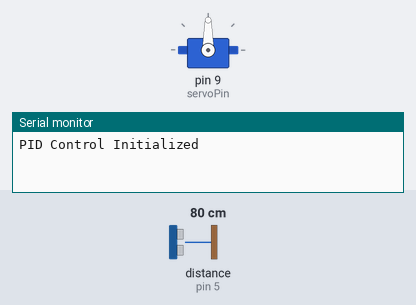
Bench run of a sketch on a simulated Arduino Uno, built with avr-gcc and run on an emulated ATmega328P. On the bench: servo, the last lines printed to the serial monitor. Wiring (inferred from the names in the program): ultrasonic range finder: trigger pin 6; echo pin 5. Inputs (shaded band) come from the test bench; at power-on: distance to the obstacle (sensor on pin 5) 80 cm. The echo pulse lasts 58.3 µs per cm.

Above: at 0.01 s.
At 1.2 s:
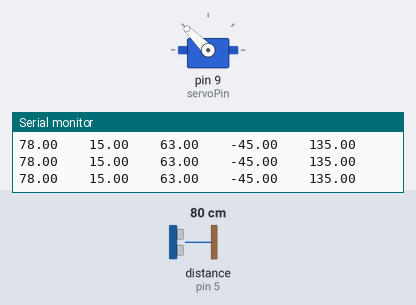
1.3 s: distance to the obstacle (sensor on pin 5) set to 120 cm
4.3 s: distance to the obstacle (sensor on pin 5) set to 2 cm
Timing chart, 0 to 7.3 s (numbered marks = the images above; inputs shaded):
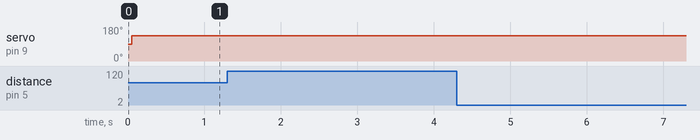

The sketch:

arduino_control.ino
```cpp
#include <Servo.h>
#include <PID_v1.h>

// Constants
const int servoPin = 9;
const int trigPin = 6;      // Trig pin for ultrasonic sensor
const int echoPin = 5;      // Echo pin for ultrasonic sensor
const int centerDistance = 15;  // Desired distance to keep the ball centered
const int totalLength = 29;     // Total length of the balance track

// PID parameters
double Kp = 3, Ki = 0, Kd = 1;  // Adjusted Ki and Kd
double Setpoint, Input, Output;
int prevdist = -1;
// Servo and PID objects
Servo myServo;
PID myPID(&Input, &Output, &Setpoint, Kp, Ki, Kd, DIRECT);

// Function to read the ball position (distance) from the ultrasonic sensor
int readPosition() {
  int duration, distance;

  // Send trig pulse
  digitalWrite(trigPin, HIGH);
  delayMicroseconds(10);
  digitalWrite(trigPin, LOW);

  // Measure echo pulse width
  duration = pulseIn(echoPin, HIGH);

  // Calculate distance
  distance = duration * 0.034 / 2;
//  distance = constrain(distance, 0, totalLength);  // Ensure distance is within valid range
  if(prevdist!=-1 && abs(distance-prevdist)>10){distance = prevdist;}
  prevdist = distance;
  return distance;
}

// Initial setup
void setup() {
  Serial.begin(9600);
  pinMode(trigPin, OUTPUT);
  pinMode(echoPin, INPUT);
  myServo.attach(servoPin);
  Setpoint = centerDistance;  // Center position for the ball
  myPID.SetMode(AUTOMATIC);
  myPID.SetOutputLimits(-45, 45);  // Ensure sufficient range for correction

  // Debugging setup
  Serial.println("PID Control Initialized");
  Serial.println("------------------------");
  Serial.println("Distance (cm)\tSetpoint\tError\tPID Output\tServo Position");
}

// Main loop
void loop() {
  // Read the ball position
  Input = readPosition();  // Use direct position as input

  // Compute the PID output
  myPID.Compute();

  // Map PID output to servo angle range (centered at 90°)
  double ServoOutput = 90 - Output;
  ServoOutput = constrain(ServoOutput, 30, 150);  // Servo range

  // Move the servo to the computed position
  myServo.write(ServoOutput);

  // Print debug information
  Serial.print(Input);
  Serial.print("\t\t");
  Serial.print(Setpoint);
  Serial.print("\t\t");
  Serial.print(Input - Setpoint);  // Error
  Serial.print("\t\t");
  Serial.print(Output);
  Serial.print("\t\t");
  Serial.println(ServoOutput);

  // Delay for stability
  delay(50);
}
```
